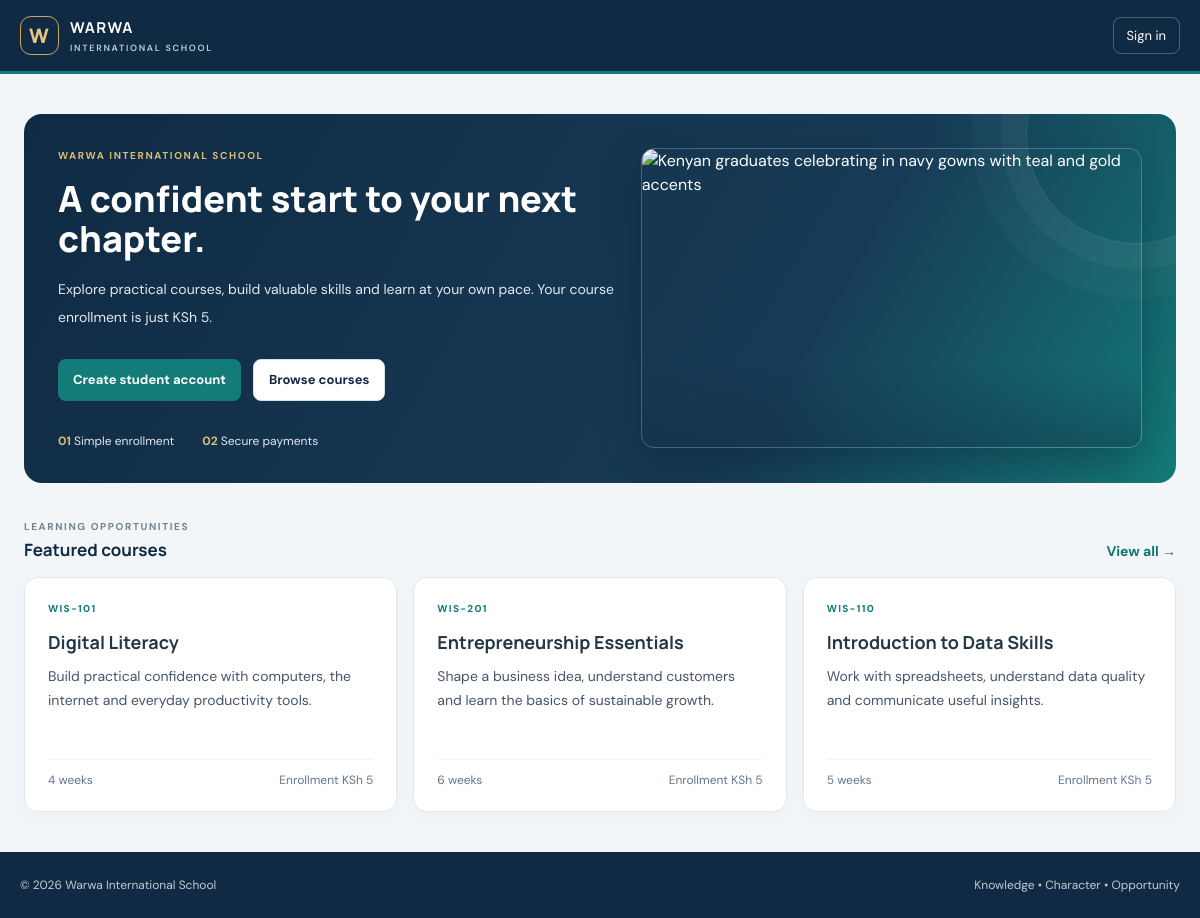
The page / on the database its author committed.
### tables this page shows
CREATE TABLE IF NOT EXISTS courses (
  id INT UNSIGNED AUTO_INCREMENT PRIMARY KEY,
  code VARCHAR(30) NOT NULL UNIQUE,
  title VARCHAR(160) NOT NULL,
  description TEXT NOT NULL,
  duration VARCHAR(80) NOT NULL DEFAULT 'Self-paced',
  status ENUM('active','archived') NOT NULL DEFAULT 'active',
  created_at TIMESTAMP NOT NULL DEFAULT CURRENT_TIMESTAMP
);

### config/app.php (called while the page is built, shortened)
<?php
function env_value(string $key, string $default = ''): string { $value = getenv($key); return $value === false ? $default : $value; }
function app_url(string $path = ''): string { return rtrim(env_value('APP_URL', 'http://localhost/Warwa-International-School'), '/') . '/' . ltrim($path, '/'); }
function e(mixed $value): string { return htmlspecialchars((string)$value, ENT_QUOTES | ENT_SUBSTITUTE, 'UTF-8'); }

### index.php (the view, shortened to what this page needs)
<?php
require_once __DIR__ . '/config/app.php';
require_once __DIR__ . '/includes/layout.php';
?>
<section class="hero-panel hero-with-photo">
  <div class="hero-copy">
    <p class="eyebrow !text-[#d8bd74]">WARWA INTERNATIONAL SCHOOL</p>
    <h1 class="mt-4 max-w-2xl text-3xl font-extrabold leading-tight text-white sm:text-4xl">A confident start to your next chapter.</h1>
    <p class="mt-4 max-w-xl text-sm leading-7 text-slate-200">Explore practical courses, build valuable skills and learn at your own pace. Your course enrollment is just KSh 5.</p>
    <div class="mt-7 flex flex-wrap gap-3"><a class="btn-primary !bg-[#137c78]" href="<?= e(app_url('register.php')) ?>">Create student account</a><a class="btn-secondary" href="<?= e(app_url('courses.php')) ?>">Browse courses</a></div>
    <div class="mt-8 flex gap-7 text-xs text-slate-200"><span><b class="kpi-accent">01</b> Simple enrollment</span><span><b class="kpi-accent">02</b> Secure payments</span></div>
  </div>
  <figure class="hero-photo-wrap">
    <img class="hero-photo" src="<?= e(app_url('assets/images/kenyan-graduates.png')) ?>" alt="Kenyan graduates celebrating in navy gowns with teal and gold accents" fetchpriority="high">
  </figure>
</section>
<section class="mt-9"><div class="mb-4 flex items-end justify-between"><div><p class="eyebrow">LEARNING OPPORTUNITIES</p><h2 class="card-title mt-1">Featured courses</h2></div><a class="text-sm font-bold text-teal-700" href="<?= e(app_url('courses.php')) ?>">View all →</a></div>
<div class="grid gap-4 md:grid-cols-3"><?php require_once __DIR__ . '/config/database.php'; foreach ($pdo->query("SELECT * FROM courses WHERE status='active' ORDER BY id LIMIT 3") as $course): ?><article class="card course-card"><span class="course-code"><?= e($course['code']) ?></span><h3 class="mt-3 text-lg font-bold text-navy-900"><?= e($course['title']) ?></h3><p class="mt-2 flex-1 text-sm leading-6 text-slate-600"><?= e($course['description']) ?></p><div class="mt-4 flex justify-between border-t border-slate-100 pt-3 text-xs text-slate-500"><span><?= e($course['duration']) ?></span><span>Enrollment KSh 5</span></div></article><?php endforeach ?></div></section>

### assets/css/style.css (style rules this page uses)
:root { --navy:#102a43;--navy2:#173b57;--teal:#137c78;--gold:#c9a65b;--mist:#f3f6f8;--ink:#233746;--red:#b42332 }
* { box-sizing:border-box }
body { font-family:'DM Sans',sans-serif }
.bg-mist { background:var(--mist) }
.text-ink { color:var(--ink) }
h1,h2,h3,.brand { font-family:Manrope,sans-serif }
.nav-label,.eyebrow { font-size:10px;letter-spacing:.16em;font-weight:700;color:#718391 }
.card { background:white;border:1px solid #e2e9ed;border-radius:14px;padding:23px;box-shadow:0 5px 20px #18344b08 }
.card-title { font:700 17px Manrope;color:var(--navy) }
.btn-primary,.btn-secondary,.btn-danger { display:inline-flex;justify-content:center;align-items:center;border-radius:8px;padding:10px 15px;font-size:13px;font-weight:700;transition:.15s }
.btn-primary { background:var(--teal);color:white }
.btn-secondary { border:1px solid #d5e0e5;background:#fff;color:var(--navy) }
.course-card { display:flex;flex-direction:column;min-height:235px }
.course-code { color:var(--teal);font-size:10px;font-weight:800;letter-spacing:.13em }
.hero-panel { background:linear-gradient(120deg,#102a43,#173b57 67%,#137c78);color:white;border-radius:18px;padding:34px;position:relative;overflow:hidden }
.hero-panel:after { content:'';position:absolute;width:220px;height:220px;border:1px solid #ffffff20;border-radius:50%;right:-70px;top:-90px;box-shadow:0 0 0 25px #ffffff09,0 0 0 55px #ffffff06 }
.kpi-accent { color:#d8bd74 }
.hero-panel.hero-with-photo { display:grid;grid-template-columns:minmax(0,1fr) minmax(280px,.9fr);gap:26px;align-items:center;min-height:350px }
.hero-copy,.hero-photo-wrap { position:relative;z-index:1 }
.hero-photo-wrap { height:300px;margin:0;overflow:hidden;border:1px solid #ffffff38;border-radius:13px;box-shadow:0 16px 40px #071b2b55 }
.hero-photo { display:block;width:100%;height:100%;object-fit:cover;object-position:66% center }
.hero-photo-wrap:after { content:'';position:absolute;inset:auto 0 0;height:28%;background:linear-gradient(0deg,#102a4366,transparent);pointer-events:none }

### rows shown on the page
courses: code "WIS-101", title "Digital Literacy", description "Build practical confidence with computers, the internet and everyday productivity tools.", duration "4 weeks"
courses: code "WIS-201", title "Entrepreneurship Essentials", description "Shape a business idea, understand customers and learn the basics of sustainable growth.", duration "6 weeks"
courses: code "WIS-110", title "Introduction to Data Skills", description "Work with spreadsheets, understand data quality and communicate useful insights.", duration "5 weeks"
